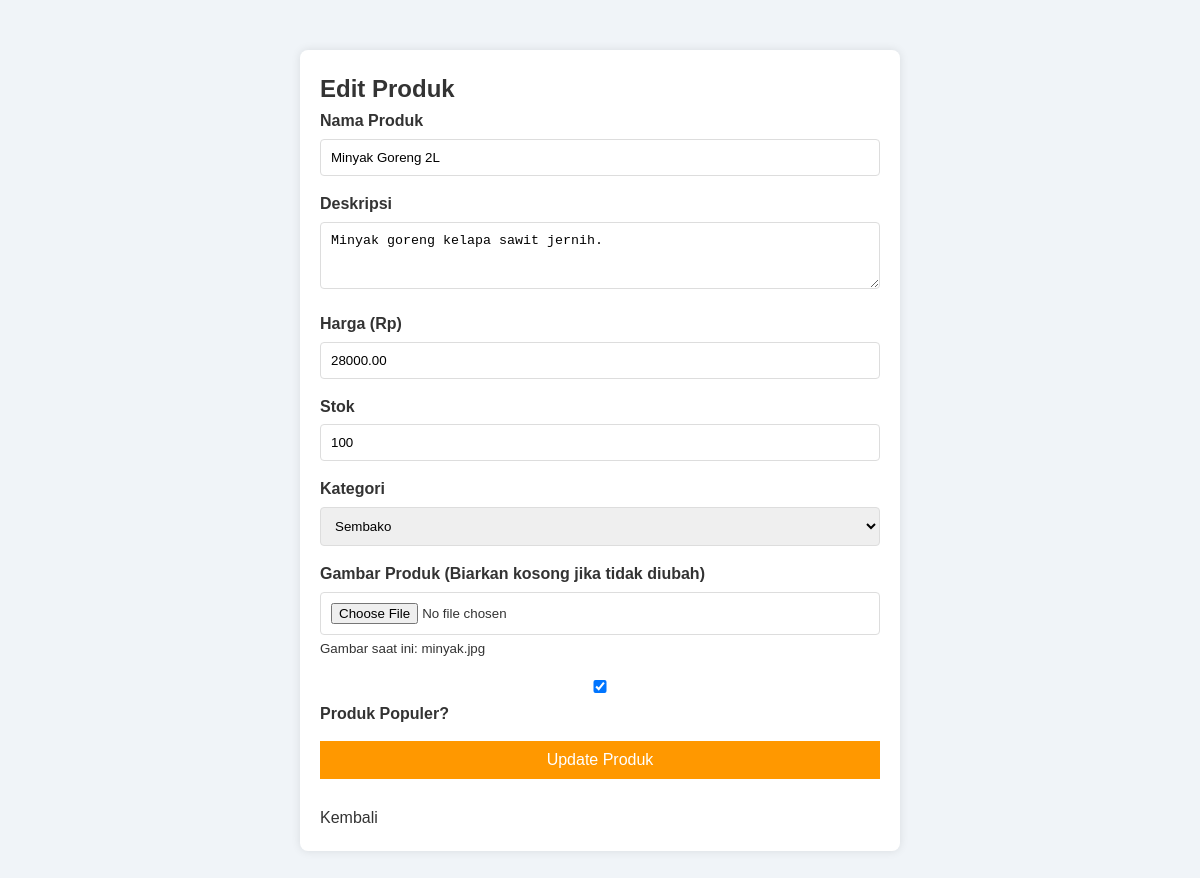
/admin/edit_produk.php?id=2 (signed in), run on the app's committed database.
### tables this page shows
CREATE TABLE IF NOT EXISTS products (
    id INT AUTO_INCREMENT PRIMARY KEY,
    name VARCHAR(255) NOT NULL,
    description TEXT,
    price DECIMAL(10, 2) NOT NULL,
    stock INT DEFAULT 0,
    image VARCHAR(255) DEFAULT 'default.jpg',
    category VARCHAR(100),
    is_popular BOOLEAN DEFAULT 0,
    created_at TIMESTAMP DEFAULT CURRENT_TIMESTAMP
);

### admin/edit_produk.php (the view, shortened to what this page needs)
<?php
require_once '../config/database.php';
$id = $_GET['id'];
$stmt = $conn->prepare("SELECT * FROM products WHERE id = :id");
$stmt->bindParam(':id', $id);
$stmt->execute();
$product = $stmt->fetch(PDO::FETCH_ASSOC);
?>
<!DOCTYPE html>
<html lang="id">
<head>
    <link rel="stylesheet" href="../style.css">
</head>
<body>
    <div class="form-container">
        <h2>Edit Produk</h2>
        <form action="proses_produk.php" method="POST" enctype="multipart/form-data">
            <div class="form-group">
                <label>Nama Produk</label>
                <input type="text" name="name" value="<?php echo htmlspecialchars($product['name']); ?>" required>
            </div>
            <div class="form-group">
                <label>Deskripsi</label>
                <textarea name="description" rows="3"><?php echo htmlspecialchars($product['description']); ?></textarea>
            </div>
            <div class="form-group">
                <label>Harga (Rp)</label>
                <input type="number" name="price" value="<?php echo $product['price']; ?>" required>
            </div>
            <div class="form-group">
                <label>Stok</label>
                <input type="number" name="stock" value="<?php echo $product['stock']; ?>" required>
            </div>
            <div class="form-group">
                <label>Kategori</label>
                <select name="category">
                    <?php
                    $categories = ['Sembako', 'Makanan Instan', 'Minuman', 'Bumbu Dapur', 'Perlengkapan Rumah'];
                    foreach ($categories as $cat) {
                        $selected = ($product['category'] == $cat) ? 'selected' : '';
                        echo "<option value='$cat' $selected>$cat</option>";
                    }
                    ?>
                </select>
            </div>
            <div class="form-group">
                <label>Gambar Produk (Biarkan kosong jika tidak diubah)</label>
                <input type="file" name="image">
                <small>Gambar saat ini: <?php echo $product['image']; ?></small>
            </div>
            <div class="form-group">
                <label>
                    <input type="checkbox" name="is_popular" value="1" <?php echo $product['is_popular'] ? 'checked' : ''; ?>> Produk Populer?
                </label>
            </div>
            <button type="submit" class="btn-submit">Update Produk</button>
            <br><br>
            <a href="produk.php">Kembali</a>
        </form>
    </div>
</body>
</html>

### style.css (style rules this page uses)
:root { --primary-color: #0a2a66; --primary-dark: #06173a; --accent-color: #d4af37; --text-color: #333; --bg-light: #f0f4f8; --white: #ffffff; --wrapper-width: 1200px; }
* { margin: 0; padding: 0; box-sizing: border-box; }
body { font-family: 'Poppins', sans-serif; color: var(--text-color); background-color: var(--bg-light); line-height: 1.6; }
a { text-decoration: none; color: inherit; }

### admin/edit_produk.php (style rules this page uses)
.form-container { max-width: 600px; margin: 50px auto; padding: 20px; background: white; box-shadow: 0 0 10px rgba(0,0,0,0.1); border-radius: 8px; }
.form-group { margin-bottom: 15px; }
.form-group label { display: block; margin-bottom: 5px; font-weight: bold; }
.form-group input, .form-group textarea, .form-group select { width: 100%; padding: 10px; border: 1px solid #ddd; border-radius: 4px; }
.btn-submit { background: #ff9800; color: white; border: none; padding: 10px 20px; cursor: pointer; width: 100%; font-size: 1rem; }

### data on the page
products: name "Minyak Goreng 2L", description "Minyak goreng kelapa sawit jernih.", price "28000.00", stock "100", image "minyak.jpg", is_popular "☑"

### other printed values
form field category "Sembako"
